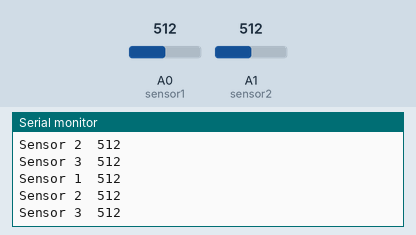
Simulated run of this sketch. Board: Arduino Uno, built with avr-gcc and run on an emulated ATmega328P. Shown: the last lines printed to the serial monitor. Inputs (shaded band) come from the test bench; at power-on: A0 (sensor1) = 512, A1 (sensor2) = 512.

Above: at 1.2 s.
1.3 s: A0 (sensor1) set to 716
At 2.3 s:
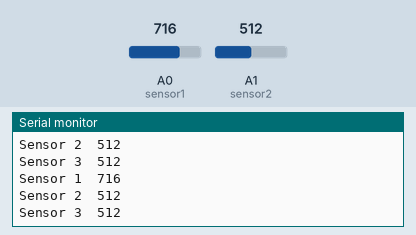
2.8 s: A1 (sensor2) set to 716
At 3.8 s:
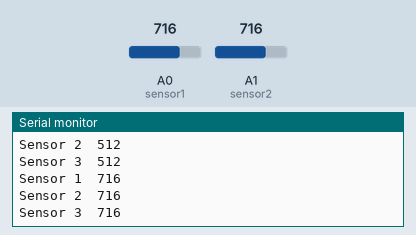
4.3 s: A0 (sensor1) set to 900
At 5.6 s:
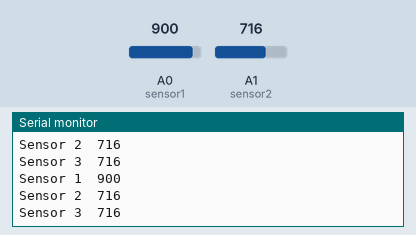
5.8 s: A1 (sensor2) set to 900
At 6.8 s:
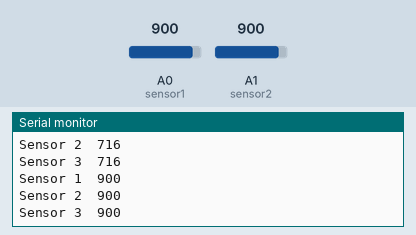
Timing chart, 0 to 8.3 s (numbered marks = the images above; inputs shaded):
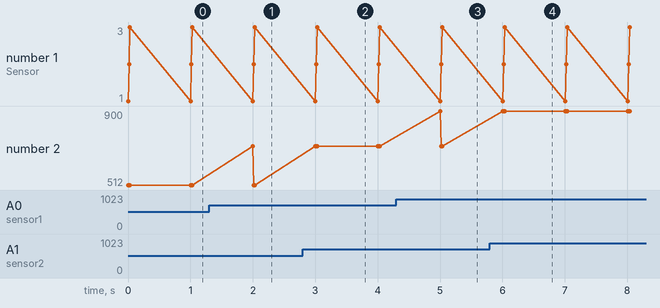

Measured:
- after the input at 1.3 s, the serial monitor: prints a new line after 0.70 s (image 1)
- after the input at 2.8 s, the serial monitor: prints a new line after 0.22 s (image 2)
- after the input at 4.3 s, the serial monitor: prints a new line after 0.71 s (image 3)
- after the input at 5.8 s, the serial monitor: prints a new line after 0.22 s (image 4)

The sketch:

sensor_satus_in_pc.ino
```cpp
int sensor1 = A0;
int sensor2 = A1;
int sensor3 = A2;
void setup()
{
  // put your setup code here, to run once:
  Serial.begin(9600);
  //making the pushbutton pin an input
  pinMode(sensor1, INPUT);
  pinMode(sensor2, INPUT);
  pinMode(sensor3, INPUT);
}

void loop()
{
  // put your main code here, to run repeatedly:
  //read the input pin
  int sensor_status1 = analogRead(sensor1);
  int sensor_status2 = analogRead(sensor2);
  int sensor_status3 = analogRead(sensor2);
  //print out the state of button
  Serial.print("Sensor 1  ");
  Serial.println(sensor_status1);
  Serial.print("Sensor 2  ");
  Serial.println(sensor_status2);
  Serial.print("Sensor 3  ");
  Serial.println(sensor_status3);
  delay(1000);
}
```
